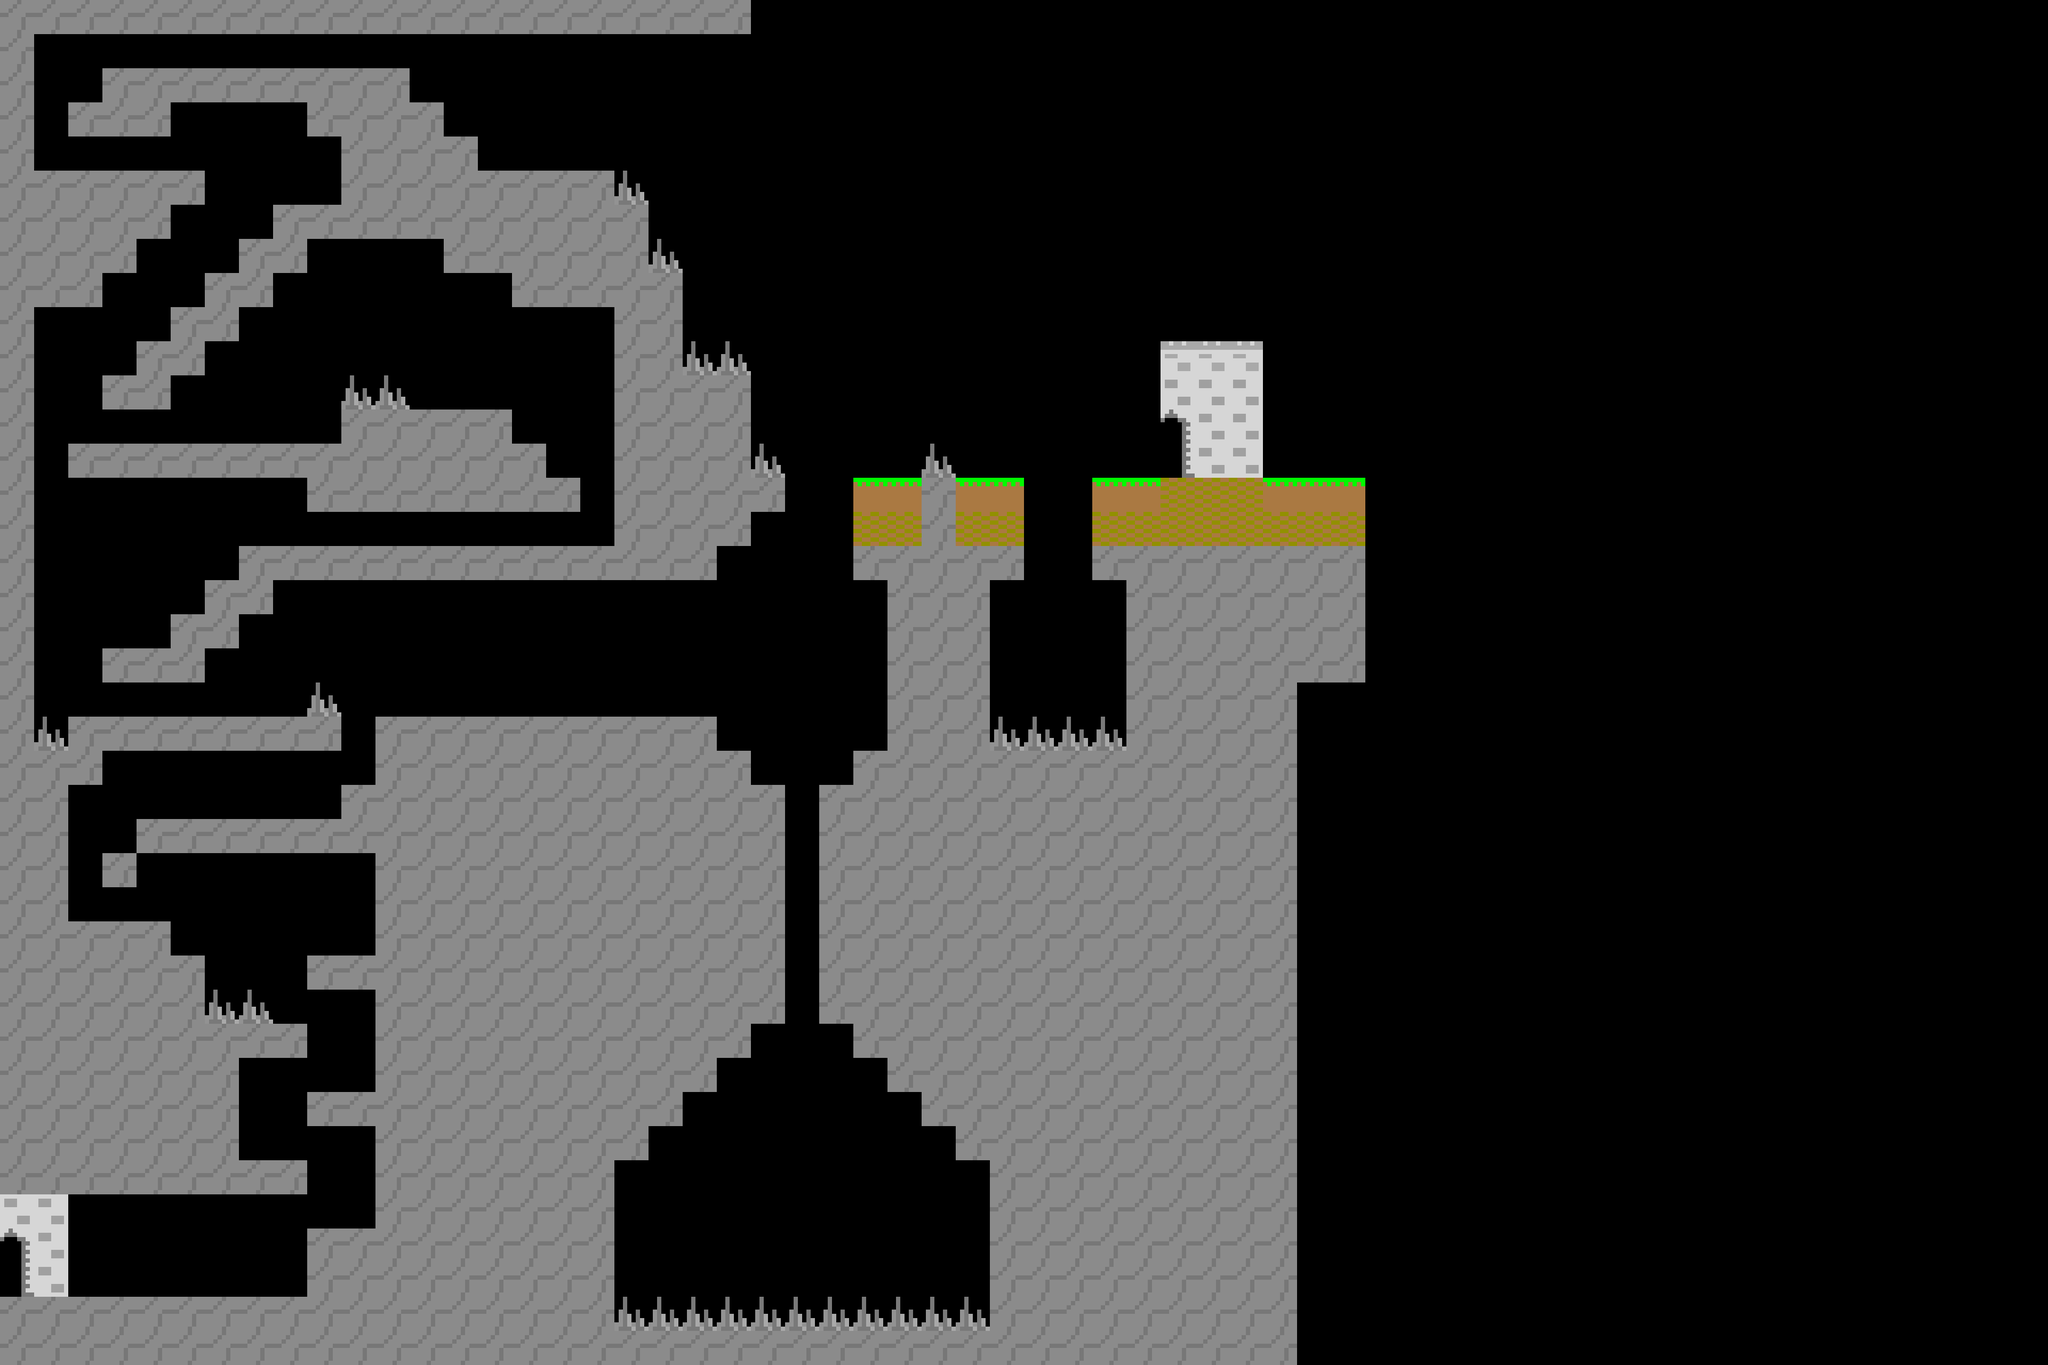

The image is a tile-based game level rendered from a .tmx file. Its description and complete source (layers, tilesets, objects, tile grids) follow:
An orthogonal 60x40 tile map with 64x64 px tiles, 1 tile layer (Map), 4 tilesets and 1 object (Player).

<map version="1.0" orientation="orthogonal" renderorder="right-down" width="60" height="40" tilewidth="64" tileheight="64" nextobjectid="28">
 <tileset firstgid="1" name="platform_tileset" tilewidth="1" tileheight="1" tilecount="0" columns="0" />
 <tileset firstgid="1" name="platform_tiles" tilewidth="64" tileheight="64" tilecount="11" columns="1">
  <image source="platform_tiles.png" width="64" height="704" />
 </tileset>
 <tileset firstgid="12" name="spritesheet_enemy1" tilewidth="64" tileheight="64" tilecount="8" columns="4">
  <image source="spritesheet_enemy1.png" width="256" height="128" />
 </tileset>
 <tileset firstgid="20" name="spritesheet_player" tilewidth="64" tileheight="64" tilecount="12" columns="6">
  <image source="spritesheet_player.png" width="384" height="128" />
 </tileset>
 <layer name="Map" width="60" height="40">
  <data encoding="csv">
7,7,7,7,7,7,7,7,7,7,7,7,7,7,7,7,7,7,7,7,7,7,0,0,0,0,0,0,0,0,0,0,0,0,0,0,0,0,0,0,0,0,0,0,0,0,0,0,0,0,0,0,0,0,0,0,0,0,0,0,
7,0,0,0,0,0,0,0,0,0,0,0,0,0,0,0,0,0,0,0,0,0,0,0,0,0,0,0,0,0,0,0,0,0,0,0,0,0,0,0,0,0,0,0,0,0,0,0,0,0,0,0,0,0,0,0,0,0,0,0,
7,0,0,7,7,7,7,7,7,7,7,7,0,0,0,0,0,0,0,0,0,0,0,0,0,0,0,0,0,0,0,0,0,0,0,0,0,0,0,0,0,0,0,0,0,0,0,0,0,0,0,0,0,0,0,0,0,0,0,0,
7,0,7,7,7,0,0,0,0,7,7,7,7,0,0,0,0,0,0,0,0,0,0,0,0,0,0,0,0,0,0,0,0,0,0,0,0,0,0,0,0,0,0,0,0,0,0,0,0,0,0,0,0,0,0,0,0,0,0,0,
7,0,0,0,0,0,0,0,0,0,7,7,7,7,0,0,0,0,0,0,0,0,0,0,0,0,0,0,0,0,0,0,0,0,0,0,0,0,0,0,0,0,0,0,0,0,0,0,0,0,0,0,0,0,0,0,0,0,0,0,
7,7,7,7,7,7,0,0,0,0,7,7,7,7,7,7,7,7,6,0,0,0,0,0,0,0,0,0,0,0,0,0,0,0,0,0,0,0,0,0,0,0,0,0,0,0,0,0,0,0,0,0,0,0,0,0,0,0,0,0,
7,7,7,7,7,0,0,0,7,7,7,7,7,7,7,7,7,7,7,0,0,0,0,0,0,0,0,0,0,0,0,0,0,0,0,0,0,0,0,0,0,0,0,0,0,0,0,0,0,0,0,0,0,0,0,0,0,0,0,0,
7,7,7,7,0,0,0,7,7,0,0,0,0,7,7,7,7,7,7,6,0,0,0,0,0,0,0,0,0,0,0,0,0,0,0,0,0,0,0,0,0,0,0,0,0,0,0,0,0,0,0,0,0,0,0,0,0,0,0,0,
7,7,7,0,0,0,7,7,0,0,0,0,0,0,0,7,7,7,7,7,0,0,0,0,0,0,0,0,0,0,0,0,0,0,0,0,0,0,0,0,0,0,0,0,0,0,0,0,0,0,0,0,0,0,0,0,0,0,0,0,
7,0,0,0,0,7,7,0,0,0,0,0,0,0,0,0,0,0,7,7,0,0,0,0,0,0,0,0,0,0,0,0,0,0,0,0,0,0,0,0,0,0,0,0,0,0,0,0,0,0,0,0,0,0,0,0,0,0,0,0,
7,0,0,0,7,7,0,0,0,0,0,0,0,0,0,0,0,0,7,7,6,6,0,0,0,0,0,0,0,0,0,0,0,0,10,10,10,0,0,0,0,0,0,0,0,0,0,0,0,0,0,0,0,0,0,0,0,0,0,0,
7,0,0,7,7,0,0,0,0,0,6,6,0,0,0,0,0,0,7,7,7,7,0,0,0,0,0,0,0,0,0,0,0,0,8,8,8,0,0,0,0,0,0,0,0,0,0,0,0,0,0,0,0,0,0,0,0,0,0,0,
7,0,0,0,0,0,0,0,0,0,7,7,7,7,7,0,0,0,7,7,7,7,0,0,0,0,0,0,0,0,0,0,0,0,2,8,8,0,0,0,0,0,0,0,0,0,0,0,0,0,0,0,0,0,0,0,0,0,0,0,
7,0,7,7,7,7,7,7,7,7,7,7,7,7,7,7,0,0,7,7,7,7,6,0,0,0,0,6,0,0,0,0,0,0,3,8,8,0,0,0,0,0,0,0,0,0,0,0,0,0,0,0,0,0,0,0,0,0,0,0,
7,0,0,0,0,0,0,0,0,7,7,7,7,7,7,7,7,0,7,7,7,7,7,0,0,5,5,7,5,5,0,0,5,5,4,4,4,5,5,5,0,0,0,0,0,0,0,0,0,0,0,0,0,0,0,0,0,0,0,0,
7,0,0,0,0,0,0,0,0,0,0,0,0,0,0,0,0,0,7,7,7,7,0,0,0,4,4,7,4,4,0,0,4,4,4,4,4,4,4,4,0,0,0,0,0,0,0,0,0,0,0,0,0,0,0,0,0,0,0,0,
7,0,0,0,0,0,0,7,7,7,7,7,7,7,7,7,7,7,7,7,7,0,0,0,0,7,7,7,7,7,0,0,7,7,7,7,7,7,7,7,0,0,0,0,0,0,0,0,0,0,0,0,0,0,0,0,0,0,0,0,
7,0,0,0,0,0,7,7,0,0,0,0,0,0,0,0,0,0,0,0,0,0,0,0,0,0,7,7,7,0,0,0,0,7,7,7,7,7,7,7,0,0,0,0,0,0,0,0,0,0,0,0,0,0,0,0,0,0,0,0,
7,0,0,0,0,7,7,0,0,0,0,0,0,0,0,0,0,0,0,0,0,0,0,0,0,0,7,7,7,0,0,0,0,7,7,7,7,7,7,7,0,0,0,0,0,0,0,0,0,0,0,0,0,0,0,0,0,0,0,0,
7,0,0,7,7,7,0,0,0,0,0,0,0,0,0,0,0,0,0,0,0,0,0,0,0,0,7,7,7,0,0,0,0,7,7,7,7,7,7,7,0,0,0,0,0,0,0,0,0,0,0,0,0,0,0,0,0,0,0,0,
7,0,0,0,0,0,0,0,0,6,0,0,0,0,0,0,0,0,0,0,0,0,0,0,0,0,7,7,7,0,0,0,0,7,7,7,7,7,0,0,0,0,0,0,0,0,0,0,0,0,0,0,0,0,0,0,0,0,0,0,
7,6,7,7,7,7,7,7,7,7,0,7,7,7,7,7,7,7,7,7,7,0,0,0,0,0,7,7,7,6,6,6,6,7,7,7,7,7,0,0,0,0,0,0,0,0,0,0,0,0,0,0,0,0,0,0,0,0,0,0,
7,7,7,0,0,0,0,0,0,0,0,7,7,7,7,7,7,7,7,7,7,7,0,0,0,7,7,7,7,7,7,7,7,7,7,7,7,7,0,0,0,0,0,0,0,0,0,0,0,0,0,0,0,0,0,0,0,0,0,0,
7,7,0,0,0,0,0,0,0,0,7,7,7,7,7,7,7,7,7,7,7,7,7,0,7,7,7,7,7,7,7,7,7,7,7,7,7,7,0,0,0,0,0,0,0,0,0,0,0,0,0,0,0,0,0,0,0,0,0,0,
7,7,0,0,7,7,7,7,7,7,7,7,7,7,7,7,7,7,7,7,7,7,7,0,7,7,7,7,7,7,7,7,7,7,7,7,7,7,0,0,0,0,0,0,0,0,0,0,0,0,0,0,0,0,0,0,0,0,0,0,
7,7,0,7,0,0,0,0,0,0,0,7,7,7,7,7,7,7,7,7,7,7,7,0,7,7,7,7,7,7,7,7,7,7,7,7,7,7,0,0,0,0,0,0,0,0,0,0,0,0,0,0,0,0,0,0,0,0,0,0,
7,7,0,0,0,0,0,0,0,0,0,7,7,7,7,7,7,7,7,7,7,7,7,0,7,7,7,7,7,7,7,7,7,7,7,7,7,7,0,0,0,0,0,0,0,0,0,0,0,0,0,0,0,0,0,0,0,0,0,0,
7,7,7,7,7,0,0,0,0,0,0,7,7,7,7,7,7,7,7,7,7,7,7,0,7,7,7,7,7,7,7,7,7,7,7,7,7,7,0,0,0,0,0,0,0,0,0,0,0,0,0,0,0,0,0,0,0,0,0,0,
7,7,7,7,7,7,0,0,0,7,7,7,7,7,7,7,7,7,7,7,7,7,7,0,7,7,7,7,7,7,7,7,7,7,7,7,7,7,0,0,0,0,0,0,0,0,0,0,0,0,0,0,0,0,0,0,0,0,0,0,
7,7,7,7,7,7,6,6,0,0,0,7,7,7,7,7,7,7,7,7,7,7,7,0,7,7,7,7,7,7,7,7,7,7,7,7,7,7,0,0,0,0,0,0,0,0,0,0,0,0,0,0,0,0,0,0,0,0,0,0,
7,7,7,7,7,7,7,7,7,0,0,7,7,7,7,7,7,7,7,7,7,7,0,0,0,7,7,7,7,7,7,7,7,7,7,7,7,7,0,0,0,0,0,0,0,0,0,0,0,0,0,0,0,0,0,0,0,0,0,0,
7,7,7,7,7,7,7,0,0,0,0,7,7,7,7,7,7,7,7,7,7,0,0,0,0,0,7,7,7,7,7,7,7,7,7,7,7,7,0,0,0,0,0,0,0,0,0,0,0,0,0,0,0,0,0,0,0,0,0,0,
7,7,7,7,7,7,7,0,0,7,7,7,7,7,7,7,7,7,7,7,0,0,0,0,0,0,0,7,7,7,7,7,7,7,7,7,7,7,0,0,0,0,0,0,0,0,0,0,0,0,0,0,0,0,0,0,0,0,0,0,
7,7,7,7,7,7,7,0,0,0,0,7,7,7,7,7,7,7,7,0,0,0,0,0,0,0,0,0,7,7,7,7,7,7,7,7,7,7,0,0,0,0,0,0,0,0,0,0,0,0,0,0,0,0,0,0,0,0,0,0,
7,7,7,7,7,7,7,7,7,0,0,7,7,7,7,7,7,7,0,0,0,0,0,0,0,0,0,0,0,7,7,7,7,7,7,7,7,7,0,0,0,0,0,0,0,0,0,0,0,0,0,0,0,0,0,0,0,0,0,0,
8,8,0,0,0,0,0,0,0,0,0,7,7,7,7,7,7,7,0,0,0,0,0,0,0,0,0,0,0,7,7,7,7,7,7,7,7,7,0,0,0,0,0,0,0,0,0,0,0,0,0,0,0,0,0,0,0,0,0,0,
2,8,0,0,0,0,0,0,0,7,7,7,7,7,7,7,7,7,0,0,0,0,0,0,0,0,0,0,0,7,7,7,7,7,7,7,7,7,0,0,0,0,0,0,0,0,0,0,0,0,0,0,0,0,0,0,0,0,0,0,
3,8,0,0,0,0,0,0,0,7,7,7,7,7,7,7,7,7,0,0,0,0,0,0,0,0,0,0,0,7,7,7,7,7,7,7,7,7,0,0,0,0,0,0,0,0,0,0,0,0,0,0,0,0,0,0,0,0,0,0,
7,7,7,7,7,7,7,7,7,7,7,7,7,7,7,7,7,7,6,6,6,6,6,6,6,6,6,6,6,7,7,7,7,7,7,7,7,7,0,0,0,0,0,0,0,0,0,0,0,0,0,0,0,0,0,0,0,0,0,0,
7,7,7,7,7,7,7,7,7,7,7,7,7,7,7,7,7,7,7,7,7,7,7,7,7,7,7,7,7,7,7,7,7,7,7,7,7,7,0,0,0,0,0,0,0,0,0,0,0,0,0,0,0,0,0,0,0,0,0,0
</data>
 </layer>
 <objectgroup name="Objects">
  <object id="9" name="Player" gid="20" x="132.111" y="2429.68" width="64" height="64" />
 </objectgroup>
</map>
